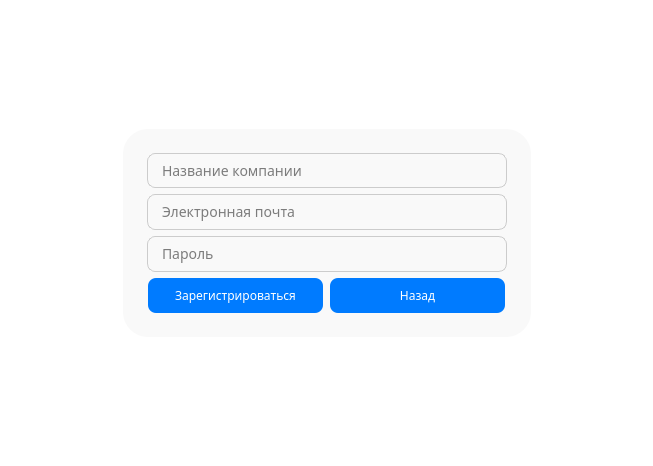
<?xml version="1.0" encoding="UTF-8"?>
<ui version="4.0">
 <class>RegisterPageForEmployer</class>
 <widget class="QWidget" name="RegisterPageForEmployer">
  <property name="geometry">
   <rect>
    <x>0</x>
    <y>0</y>
    <width>653</width>
    <height>466</height>
   </rect>
  </property>
  <property name="windowTitle">
   <string>Form</string>
  </property>
  <property name="styleSheet">
   <string notr="true">QWidget {
	
	background-color: rgb(255, 255, 255);
}</string>
  </property>
  <layout class="QGridLayout" name="gridLayout_3">
   <item row="2" column="1">
    <spacer name="verticalSpacer_3">
     <property name="orientation">
      <enum>Qt::Orientation::Vertical</enum>
     </property>
     <property name="sizeHint" stdset="0">
      <size>
       <width>20</width>
       <height>40</height>
      </size>
     </property>
    </spacer>
   </item>
   <item row="1" column="1">
    <widget class="QWidget" name="widget" native="true">
     <property name="styleSheet">
      <string notr="true">QWidget {
    
    border-radius: 25px;
	background-color: rgb(249, 249, 249);
}</string>
     </property>
     <layout class="QGridLayout" name="gridLayout_2">
      <item row="1" column="1">
       <layout class="QGridLayout" name="gridLayout">
        <item row="0" column="0">
         <layout class="QVBoxLayout" name="verticalLayout">
          <item>
           <widget class="QLineEdit" name="registrationLineEditCompanyNameEmployer">
            <property name="sizePolicy">
             <sizepolicy hsizetype="Fixed" vsizetype="Fixed">
              <horstretch>0</horstretch>
              <verstretch>0</verstretch>
             </sizepolicy>
            </property>
            <property name="minimumSize">
             <size>
              <width>360</width>
              <height>35</height>
             </size>
            </property>
            <property name="maximumSize">
             <size>
              <width>300</width>
              <height>35</height>
             </size>
            </property>
            <property name="font">
             <font>
              <family>Golos Text</family>
              <pointsize>-1</pointsize>
             </font>
            </property>
            <property name="styleSheet">
             <string notr="true">QLineEdit {
    border: 1px solid #ccc;
    border-radius: 8px;
    padding: 6px 12px;
    background-color: #f9f9f9;
    font-size: 14px;
	color: black;
}</string>
            </property>
            <property name="placeholderText">
             <string>Название компании</string>
            </property>
           </widget>
          </item>
          <item>
           <widget class="QLineEdit" name="registrationLineEditEmailEmployer">
            <property name="sizePolicy">
             <sizepolicy hsizetype="Fixed" vsizetype="Fixed">
              <horstretch>0</horstretch>
              <verstretch>0</verstretch>
             </sizepolicy>
            </property>
            <property name="minimumSize">
             <size>
              <width>360</width>
              <height>35</height>
             </size>
            </property>
            <property name="font">
             <font>
              <family>Golos Text</family>
              <pointsize>-1</pointsize>
             </font>
            </property>
            <property name="styleSheet">
             <string notr="true">QLineEdit {
    border: 1px solid #ccc;
    border-radius: 8px;
    padding: 6px 12px;
    background-color: #f9f9f9;
    font-size: 14px;
	color: black;
}</string>
            </property>
            <property name="placeholderText">
             <string>Электронная почта</string>
            </property>
           </widget>
          </item>
          <item>
           <widget class="QLineEdit" name="registrationLineEditPasswordEmployer">
            <property name="sizePolicy">
             <sizepolicy hsizetype="Fixed" vsizetype="Fixed">
              <horstretch>0</horstretch>
              <verstretch>0</verstretch>
             </sizepolicy>
            </property>
            <property name="minimumSize">
             <size>
              <width>360</width>
              <height>35</height>
             </size>
            </property>
            <property name="font">
             <font>
              <family>Golos Text</family>
              <pointsize>-1</pointsize>
             </font>
            </property>
            <property name="styleSheet">
             <string notr="true">QLineEdit {
    border: 1px solid #ccc;
    border-radius: 8px;
    padding: 6px 12px;
    background-color: #f9f9f9;
    font-size: 14px;
	color: black;
}</string>
            </property>
            <property name="placeholderText">
             <string>Пароль</string>
            </property>
           </widget>
          </item>
         </layout>
        </item>
        <item row="1" column="0">
         <layout class="QHBoxLayout" name="horizontalLayout">
          <item>
           <widget class="QPushButton" name="registrationPB_employer">
            <property name="sizePolicy">
             <sizepolicy hsizetype="Fixed" vsizetype="Fixed">
              <horstretch>0</horstretch>
              <verstretch>0</verstretch>
             </sizepolicy>
            </property>
            <property name="minimumSize">
             <size>
              <width>175</width>
              <height>35</height>
             </size>
            </property>
            <property name="maximumSize">
             <size>
              <width>175</width>
              <height>35</height>
             </size>
            </property>
            <property name="font">
             <font>
              <family>Golos Text</family>
             </font>
            </property>
            <property name="styleSheet">
             <string notr="true">QPushButton {
    background-color: #007BFF;
    color: white;
    border-radius: 8px;
    padding: 6px 12px;
}

QPushButton:hover {
    background-color: #0069d9;
}</string>
            </property>
            <property name="text">
             <string>Зарегистрироваться</string>
            </property>
           </widget>
          </item>
          <item>
           <widget class="QPushButton" name="backToStatusPB">
            <property name="sizePolicy">
             <sizepolicy hsizetype="Fixed" vsizetype="Fixed">
              <horstretch>0</horstretch>
              <verstretch>0</verstretch>
             </sizepolicy>
            </property>
            <property name="minimumSize">
             <size>
              <width>175</width>
              <height>35</height>
             </size>
            </property>
            <property name="maximumSize">
             <size>
              <width>175</width>
              <height>35</height>
             </size>
            </property>
            <property name="font">
             <font>
              <family>Golos Text</family>
             </font>
            </property>
            <property name="styleSheet">
             <string notr="true">QPushButton {
    background-color: #007BFF;
    color: white;
    border-radius: 8px;
    padding: 6px 12px;
}

QPushButton:hover {
    background-color: #0069d9;
}</string>
            </property>
            <property name="text">
             <string>Назад</string>
            </property>
           </widget>
          </item>
         </layout>
        </item>
       </layout>
      </item>
      <item row="1" column="0">
       <spacer name="horizontalSpacer">
        <property name="orientation">
         <enum>Qt::Orientation::Horizontal</enum>
        </property>
        <property name="sizeType">
         <enum>QSizePolicy::Policy::Fixed</enum>
        </property>
        <property name="sizeHint" stdset="0">
         <size>
          <width>15</width>
          <height>20</height>
         </size>
        </property>
       </spacer>
      </item>
      <item row="1" column="2">
       <spacer name="horizontalSpacer_2">
        <property name="orientation">
         <enum>Qt::Orientation::Horizontal</enum>
        </property>
        <property name="sizeType">
         <enum>QSizePolicy::Policy::Fixed</enum>
        </property>
        <property name="sizeHint" stdset="0">
         <size>
          <width>15</width>
          <height>20</height>
         </size>
        </property>
       </spacer>
      </item>
      <item row="0" column="1">
       <spacer name="verticalSpacer">
        <property name="orientation">
         <enum>Qt::Orientation::Vertical</enum>
        </property>
        <property name="sizeType">
         <enum>QSizePolicy::Policy::Fixed</enum>
        </property>
        <property name="sizeHint" stdset="0">
         <size>
          <width>20</width>
          <height>15</height>
         </size>
        </property>
       </spacer>
      </item>
      <item row="2" column="1">
       <spacer name="verticalSpacer_2">
        <property name="orientation">
         <enum>Qt::Orientation::Vertical</enum>
        </property>
        <property name="sizeType">
         <enum>QSizePolicy::Policy::Fixed</enum>
        </property>
        <property name="sizeHint" stdset="0">
         <size>
          <width>20</width>
          <height>15</height>
         </size>
        </property>
       </spacer>
      </item>
     </layout>
    </widget>
   </item>
   <item row="1" column="0">
    <spacer name="horizontalSpacer_3">
     <property name="orientation">
      <enum>Qt::Orientation::Horizontal</enum>
     </property>
     <property name="sizeHint" stdset="0">
      <size>
       <width>40</width>
       <height>20</height>
      </size>
     </property>
    </spacer>
   </item>
   <item row="1" column="2">
    <spacer name="horizontalSpacer_4">
     <property name="orientation">
      <enum>Qt::Orientation::Horizontal</enum>
     </property>
     <property name="sizeHint" stdset="0">
      <size>
       <width>40</width>
       <height>20</height>
      </size>
     </property>
    </spacer>
   </item>
   <item row="0" column="1">
    <spacer name="verticalSpacer_4">
     <property name="orientation">
      <enum>Qt::Orientation::Vertical</enum>
     </property>
     <property name="sizeHint" stdset="0">
      <size>
       <width>20</width>
       <height>40</height>
      </size>
     </property>
    </spacer>
   </item>
  </layout>
 </widget>
 <resources/>
 <connections/>
</ui>
